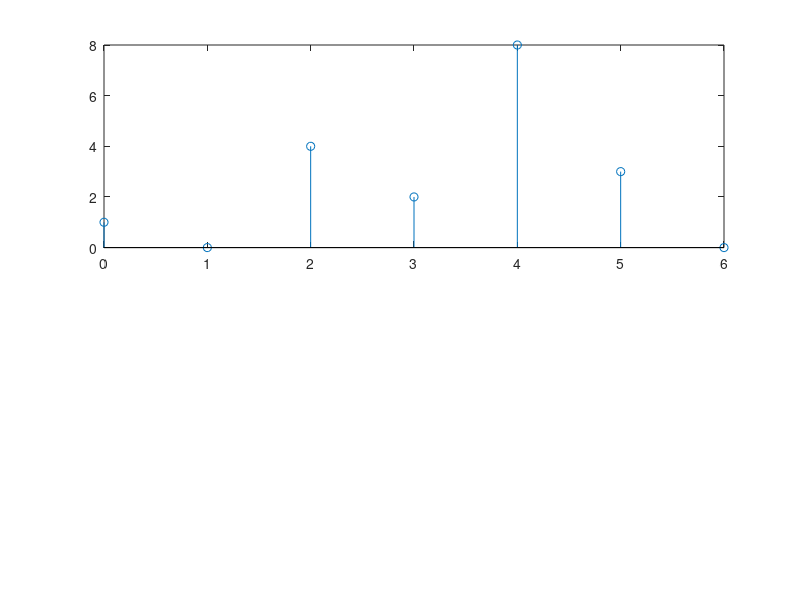

This figure's MATLAB source: (Note: this script raises an error after producing the figure.)
clc;
a = [1 0 4 2 8 3 0];
n = length(a);
array = a;
l=n;

x = linspace(0,l-1,l);
subplot(2,1,1)
stem(x,a);

for i=1:20
   array = convolute(a,array,n,l);
   l = length(array);
end

x = linspace(0,l-1,l);
subplot(2,1,2)
stem(x,array);


function Y = convolute(f,g,m,n)
    h=zeros(n,m);

    for i=1:n
        for j=1:m
            h(i,j)=h(i,j) + g(i)*f(j);
        end
    end

    Y=[];
    Y(m+n-1)=0;
    for i=1:n
        for j=1:m
            Y(i+j-1)=Y(i+j-1) + h(i,j);
        end
    end
end




 